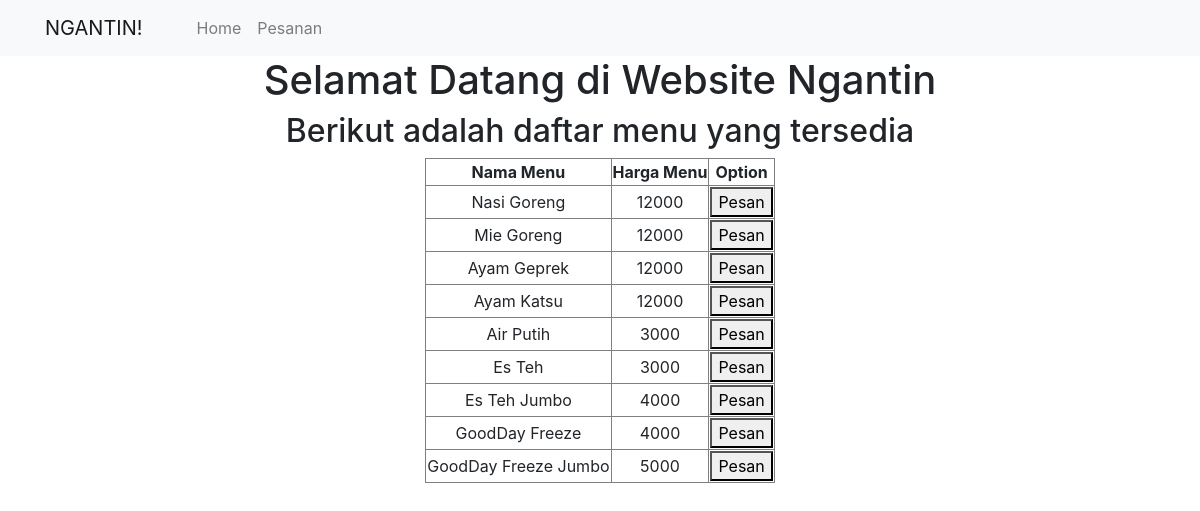
The page / on the database its author committed.
### tables this page shows
CREATE TABLE `menu` (
  `id` int(11) NOT NULL,
  `nama_menu` varchar(64) NOT NULL,
  `harga_menu` int(11) NOT NULL
);

### app/core/Controller.php (called while the page is built, shortened)
<?php
class Controller
{
    public function view($view, $data = [])
    {
        require_once 'app/views/' . $view . '.php';
    }
    public function model($model)
    {
        return new $model;
    }
}

### app/controllers/Home.php (called while the page is built)
<?php
class Home extends Controller
{
    public function index()
    {
        $data['title'] = 'Dashboard - Ngantin';
        $data['menu'] = $this->model('menu_model')->getAllMenu();
        $this->view('_include/head', $data);
        $this->view('home/index', $data);
        $this->view('_include/foot');
    }
}

### app/core/App.php (called while the page is built, shortened)
<?php
class App
{
    protected $method = 'index';
    protected $params = [];
    public function __construct()
    {
        $this->controller = new $this->controller;
        call_user_func_array([$this->controller, $this->method], $this->params);
    }
}

### index.php (called while the page is built, shortened)
<?php
$app = new App;

### app/core/Database.php (called while the page is built, shortened)
<?php
class Database
{
    private $host = DB_HOST;
    private $user = DB_USER;
    private $pass = DB_PASS;
    private $db_name = DB_NAME;
    private $dbh;
    private $stmt;
    public function __construct()
    {
        $dsn = 'mysql:host=' . $this->host . ';dbname=' . $this->db_name;
        $option = [
            PDO::ATTR_PERSISTENT => true,
            PDO::ATTR_ERRMODE => PDO::ERRMODE_EXCEPTION
        ];
        try {
            $this->dbh = new PDO($dsn, $this->user, $this->pass, $option);
        } catch (PDOException $e) {
            die($e->getMessage());
        }
    }
    public function query($query)
    {
        $this->stmt = $this->dbh->prepare($query);
    }
    public function execute()
    {
        $this->stmt->execute();
    }
    public function resultSet()
    {
        $this->execute();
        return $this->stmt->fetchAll(PDO::FETCH_ASSOC);
    }
}

### app/models/Menu_model.php (called while the page is built, shortened)
<?php
class Menu_model
{
    private $table = 'menu';
    private $db;
    public function __construct()
    {
        $this->db = new Database;
    }
    public function getAllMenu()
    {
        $this->db->query('SELECT * FROM ' . $this->table);
        return $this->db->resultSet();
    }
}

### app/views/home/index.php (the view, shortened to what this page needs)
<div class="container text-center">
    <div class="row">
        <div class="col">
            <h1>Selamat Datang di Website Ngantin</h1>
            <h2>Berikut adalah daftar menu yang tersedia</h2>
            <table align="center" border="1">
                <tr>
                    <th>Nama Menu</th>
                    <th>Harga Menu</th>
                    <th>Option</th>
                </tr>
                <?php foreach ($data['menu'] as $menu) { ?>
                    <tr>
                        <td><?= $menu['nama_menu']; ?></td>
                        <td><?= $menu['harga_menu']; ?></td>
                        <td><a href="<?= BASE_URL ?>/pesan/<?= $menu['id'] ?>"><button>Pesan</button></a></td>
                    </tr>
                <?php } ?>
            </table>
        </div>
    </div>
</div>

### app/views/_include/head.php (shortened to what this page needs)
<!DOCTYPE html>
<html lang="en">
<head>
    <link rel="stylesheet" href="<?= BASE_URL ?>/css/bootstrap.css">
</head>
<body>
    <nav class="navbar navbar-expand-lg navbar-light bg-light">
        <div class="container">
            <div class="row">
                <div class="col">
                    <a class="navbar-brand" href="<?= BASE_URL ?>">NGANTIN!</a>
                </div>
                <div class="col">
                    <div class="collapse navbar-collapse" id="navbarNav">
                        <ul class="navbar-nav">
                            <li class="nav-item">
                                <a class="nav-link" href="<?= BASE_URL ?>">Home</a>
                            </li>
                            <li class="nav-item">
                                <a class="nav-link" href="<?= BASE_URL ?>/pesanan">Pesanan</a>
                            </li>
                        </ul>
                    </div>
                </div>
            </div>
        </div>
    </nav>

### app/views/_include/foot.php (shortened to what this page needs)
</body>
</html>

### rows shown on the page
menu: nama_menu "Nasi Goreng", harga_menu "12000"
menu: nama_menu "Mie Goreng", harga_menu "12000"
menu: nama_menu "Ayam Geprek", harga_menu "12000"
menu: nama_menu "Ayam Katsu", harga_menu "12000"
menu: nama_menu "Air Putih", harga_menu "3000"
menu: nama_menu "Es Teh", harga_menu "3000"
menu: nama_menu "Es Teh Jumbo", harga_menu "4000"
menu: nama_menu "GoodDay Freeze", harga_menu "4000"
menu: nama_menu "GoodDay Freeze Jumbo", harga_menu "5000"
